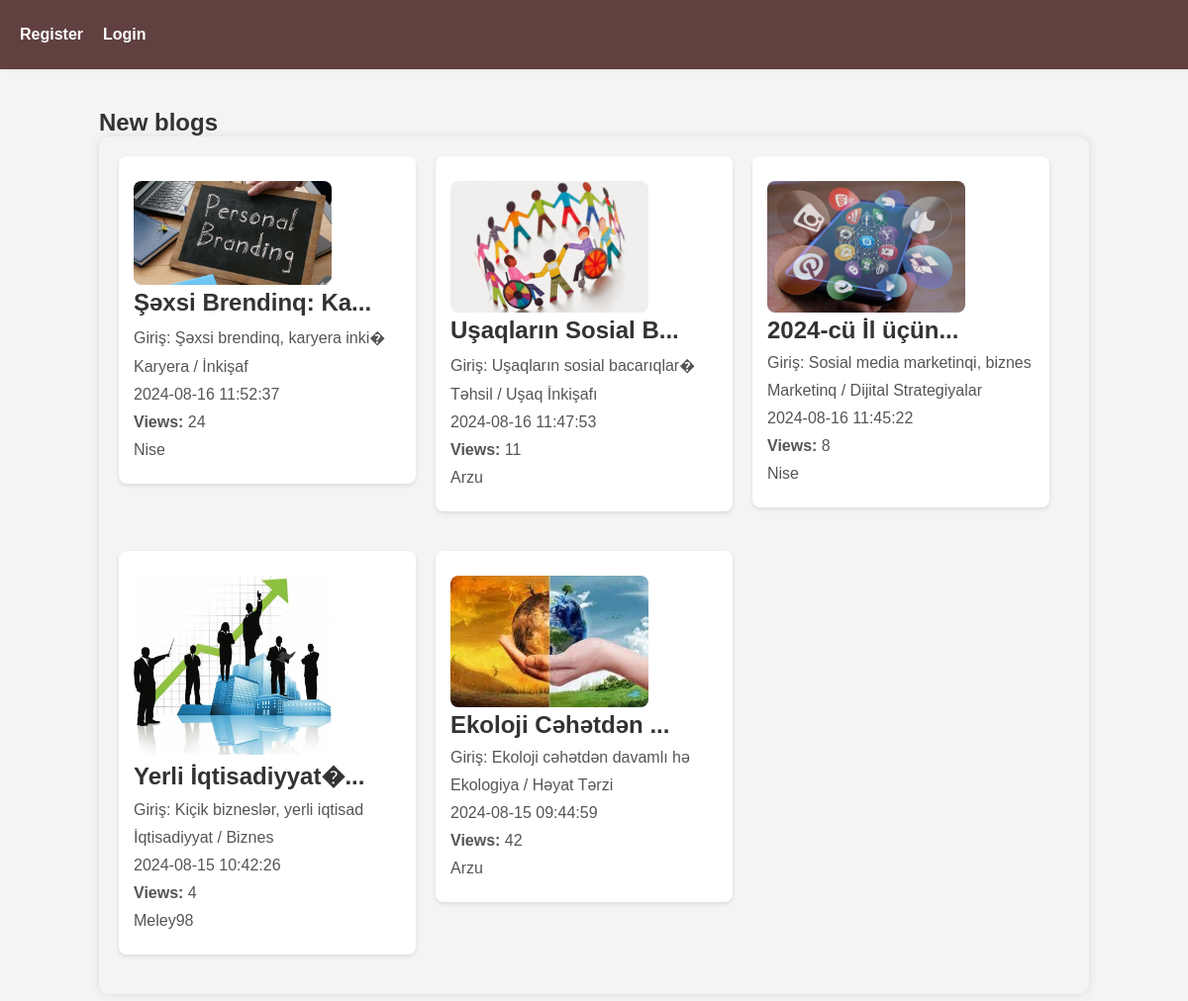
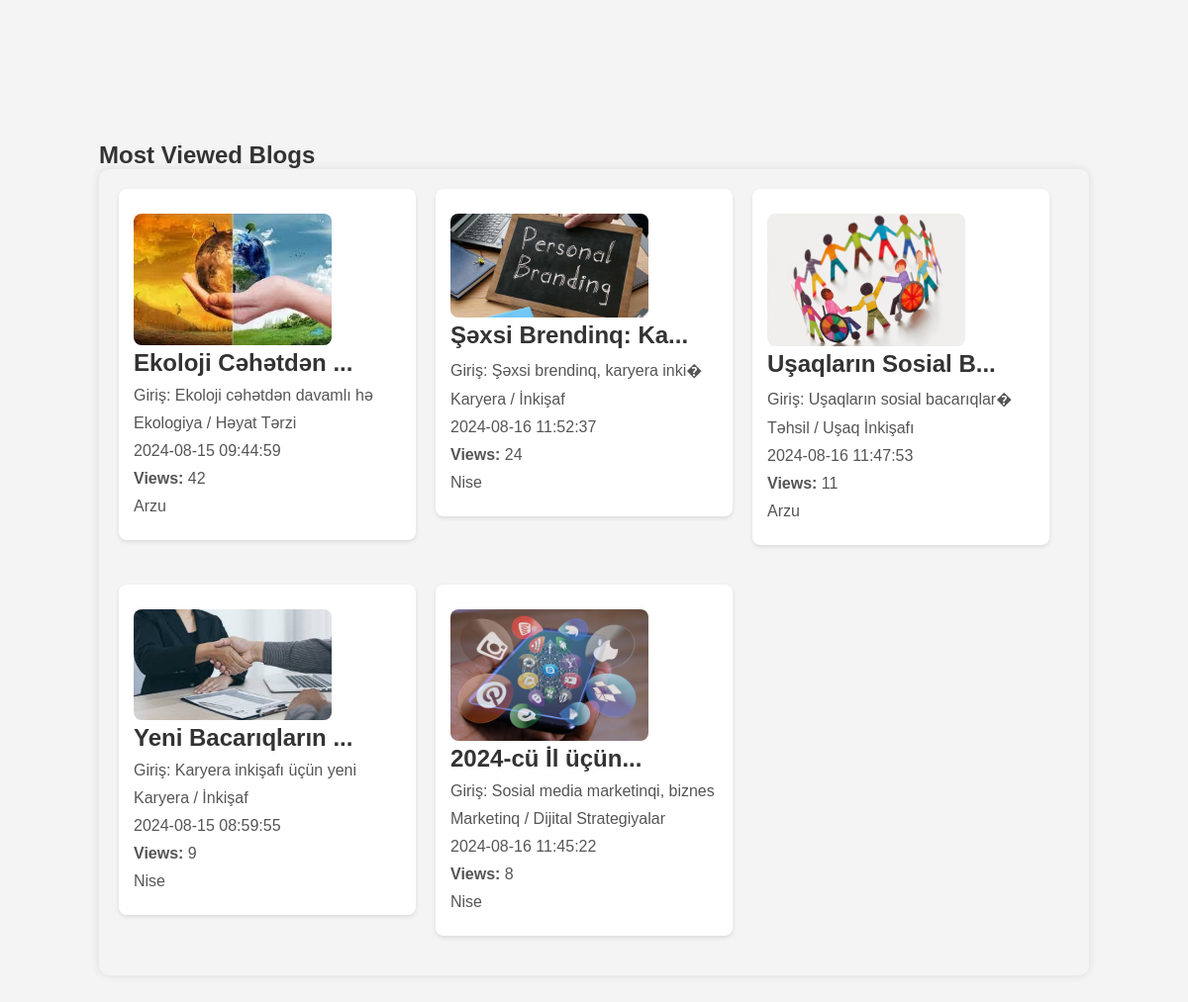
The app's page /home/home.php with its own data (2 pictures, top to bottom).
### tables this page shows
CREATE TABLE `blogs` (
  `id` bigint(20) NOT NULL,
  `user_id` bigint(20) DEFAULT NULL,
  `category_id` bigint(20) DEFAULT NULL,
  `title` varchar(1000) NOT NULL,
  `description` mediumtext NOT NULL,
  `profile` varchar(255) NOT NULL,
  `is_publish` tinyint(1) DEFAULT 0,
  `view_count` int(11) DEFAULT 0,
  `created_at` timestamp NOT NULL DEFAULT current_timestamp(),
  `updated_at` timestamp NOT NULL DEFAULT current_timestamp() ON UPDATE current_timestamp()
);

CREATE TABLE `categories` (
  `id` bigint(20) NOT NULL,
  `name` varchar(255) NOT NULL,
  `created_at` timestamp NOT NULL DEFAULT current_timestamp(),
  `update_at` timestamp NOT NULL DEFAULT current_timestamp()
);

CREATE TABLE `users` (
  `id` bigint(20) NOT NULL,
  `name` varchar(255) NOT NULL,
  `surname` varchar(255) NOT NULL,
  `password` varchar(255) NOT NULL,
  `gender` int(11) NOT NULL,
  `dob` date NOT NULL,
  `profile` varchar(255) DEFAULT NULL,
  `email` varchar(255) NOT NULL,
  `active` int(11) DEFAULT 0,
  `role` int(11) DEFAULT 0,
  `otp` int(11) DEFAULT NULL,
  `created_at` timestamp NOT NULL DEFAULT current_timestamp(),
  `updated_at` timestamp NOT NULL DEFAULT current_timestamp()
);

### index.php (called while the page is built, shortened)
<?php
require_once 'helper/helper.php';
require_once 'head.php';
include_once 'navbar.php';

### home/home.php (called while the page is built)
<?php
include_once "../index.php";
include_once "newblog.php";
include_once "view.php"
?>

### helper/helper.php (called while the page is built, shortened)
<?php
function auth()
{
    return false;
}
function route($path)
{
    return "http://localhost/final-project-php/" . $path;
}

### home/newblog.php (the view)
<?php
include_once "../config/database.php";
include_once "../helper/helper.php";
$sql = "
    SELECT
        b.id AS blog_id,
        b.title AS blog_title,
        b.description AS blog_description,
        b.profile AS blog_profile_image,
        b.created_at AS blog_created_at,
        b.view_count AS blog_view_count,
        c.name AS category_name,
        u.name AS user_name
    FROM
        blogs b
    JOIN
        categories c ON b.category_id = c.id
    JOIN
        users u ON b.user_id = u.id
        WHERE b.is_publish=1
    ORDER BY
        b.created_at DESC
        LIMIT 5
";
$result = $connection->prepare($sql);
$result->execute();
$blogs = $result->fetchAll(PDO::FETCH_ASSOC);
?>
<div class="main">
    <h2>New blogs</h2>
    <div class="blogList">
        <?php if ($blogs): ?>
            <?php foreach ($blogs as $blog): ?>
                <a href="http://localhost/final-project-php/client/blog/detail.php?id=<?= htmlspecialchars($blog['blog_id']); ?>">
                    <div class="blogItem">
                        <?php if ($blog['blog_profile_image']): ?>
                            <img src="../public/<?= htmlspecialchars($blog['blog_profile_image']); ?>" alt="Blog Image" style="max-width:200px;">
                        <?php endif; ?>
                        <div class="title">
                            <h3><?= htmlspecialchars(substr($blog['blog_title'], 0, 20)) . "..." ?></h3>
                            <p><?= htmlspecialchars(substr($blog['blog_description'], 0, 40)); ?></p>
                            <p><?= htmlspecialchars($blog['category_name']); ?></p>
                            <p><?= htmlspecialchars($blog['blog_created_at']); ?></p>
                            <p><strong>Views:</strong> <?= htmlspecialchars($blog['blog_view_count']); ?></p>
                            <p><?= htmlspecialchars($blog['user_name']); ?></p>
                        </div>
                    </div>
                </a>
            <?php endforeach; ?>
        <?php else: ?>
            <p>No blogs found.</p>
        <?php endif; ?>
    </div>
</div>

### head.php (shortened to what this page needs)
<!DOCTYPE html>
<html lang="en">
<head>
</head>
<body>

### navbar.php (shortened to what this page needs)
<?php
include_once "index.php";
$userAuthCheck = auth();
?>
<?php if (!$userAuthCheck): ?>
    <nav>
        <ul>
            <li><a href="<?php echo route('auth/register.php'); ?>">Register</a></li>
            <li><a href="<?php echo route('auth/login.php'); ?>">Login</a></li>
        </ul>
    </nav>
<?php endif; ?>

### home/view.php
<?php
include_once "../config/database.php";
include_once "../helper/helper.php";
$sql = "
    SELECT
        b.id AS blog_id,
        b.title AS blog_title,
        b.description AS blog_description,
        b.profile AS blog_profile_image,
        b.created_at AS blog_created_at,
        b.view_count AS blog_view_count,
        c.name AS category_name,
        u.name AS user_name
    FROM
        blogs b
    JOIN
        categories c ON b.category_id = c.id
    JOIN
        users u ON b.user_id = u.id
        WHERE
      b.is_publish=1
    ORDER BY
        b.view_count DESC
    LIMIT 5
";
$result = $connection->prepare($sql);
$result->execute();
$blogs = $result->fetchAll(PDO::FETCH_ASSOC);
?>
<div class="main">
    <h2>Most Viewed Blogs</h2>
    <div class="blogList">
        <?php if ($blogs): ?>
            <?php foreach ($blogs as $blog): ?>
                <a href="http://localhost/final-project-php/client/blog/detail.php?id=<?= htmlspecialchars($blog['blog_id']); ?>">
                    <div class="blogItem">
                        <?php if ($blog['blog_profile_image']): ?>
                            <img src="../public/<?= htmlspecialchars($blog['blog_profile_image']); ?>" alt="Blog Image" style="max-width:200px;">
                        <?php endif; ?>
                        <div class="title">
                            <h3><?= htmlspecialchars(substr($blog['blog_title'], 0, 20)) . "..." ?></h3>
                            <p><?= htmlspecialchars(substr($blog['blog_description'], 0, 40)); ?></p>
                            <p><?= htmlspecialchars($blog['category_name']); ?></p>
                            <p><?= htmlspecialchars($blog['blog_created_at']); ?></p>
                            <p><strong>Views:</strong> <?= htmlspecialchars($blog['blog_view_count']); ?></p>
                            <p><?= htmlspecialchars($blog['user_name']); ?></p>
                        </div>
                    </div>
                </a>
            <?php endforeach; ?>
        <?php else: ?>
            <p>No blogs found.</p>
        <?php endif; ?>
    </div>
</div>

### head.php (style rules this page uses)
* { box-sizing: border-box; margin: 0; padding: 0; text-decoration: none; list-style: none; }
body { font-family: Arial, sans-serif; background-color: #f4f4f4; color: #333; margin: 0; padding: 0; outline: none; }
nav { background-color: rgb(97, 64, 64); padding: 10px; position: fixed; top: 0; left: 0; width: 100%; height: 70px; box-shadow: 2px 0 5px rgba(0, 0, 0, 0.1); z-index: 1000; display: flex; align-items: center; }
nav ul { padding: 0; margin: 0; display: flex; align-items: center; }
nav li, .top-nav-right>ul>ul>li { margin: 0; }
nav a, .top-nav-right a { color: #ffffff; text-decoration: none; display: block; padding: 10px; font-weight: bold; }
.main { width: 100%; margin-top: 70px; padding: 40px 100px; }
.blogList { width: 100%; margin: 0 auto; padding: 20px; background-color: #f4f4f4; border-radius: 10px; box-shadow: 0 0 10px rgba(0, 0, 0, 0.1); display: flex; flex-wrap: wrap; gap: 20px; }
.title { width: 100%; overflow: hidden }
.blogItem { width: 300px; padding: 15px; margin-bottom: 20px; background-color: #fff; border-radius: 8px; box-shadow: 0 2px 4px rgba(0, 0, 0, 0.1); }
.blogItem h3 { margin-top: 0; font-size: 24px; color: #333; }
.blogItem p { margin: 10px 0; color: #555; }
.blogItem img { max-width: 100%; height: auto; border-radius: 8px; margin-top: 10px; }

### records on screen
blogs: profile (picture), title "Şəxsi Brendinq: Ka", description "Giriş: Şəxsi brendinq, karyera inki�", category.name "Karyera / İnkişaf", created_at "2024-08-16 11:52:37", view_count "24", user.name "Nise"
blogs: profile (picture), title "Uşaqların Sosial B", description "Giriş: Uşaqların sosial bacarıqlar�", category.name "Təhsil / Uşaq İnkişafı", created_at "2024-08-16 11:47:53", view_count "11", user.name "Arzu"
blogs: profile (picture), title "2024-cü İl üçün", description "Giriş: Sosial media marketinqi, biznes", category.name "Marketinq / Dijital Strategiyalar", created_at "2024-08-16 11:45:22", view_count "8", user.name "Nise"
blogs: profile (picture), title "Yerli İqtisadiyyat�", description "Giriş: Kiçik bizneslər, yerli iqtisad", category.name "İqtisadiyyat / Biznes", created_at "2024-08-15 10:42:26", view_count "4", user.name "Meley98"
blogs: profile (picture), title "Ekoloji Cəhətdən", description "Giriş: Ekoloji cəhətdən davamlı hə", category.name "Ekologiya / Həyat Tərzi", created_at "2024-08-15 09:44:59", view_count "42", user.name "Arzu"
blogs: profile (picture), title "Yeni Bacarıqların", description "Giriş: Karyera inkişafı üçün yeni", category.name "Karyera / İnkişaf", created_at "2024-08-15 08:59:55", view_count "9", user.name "Nise"
